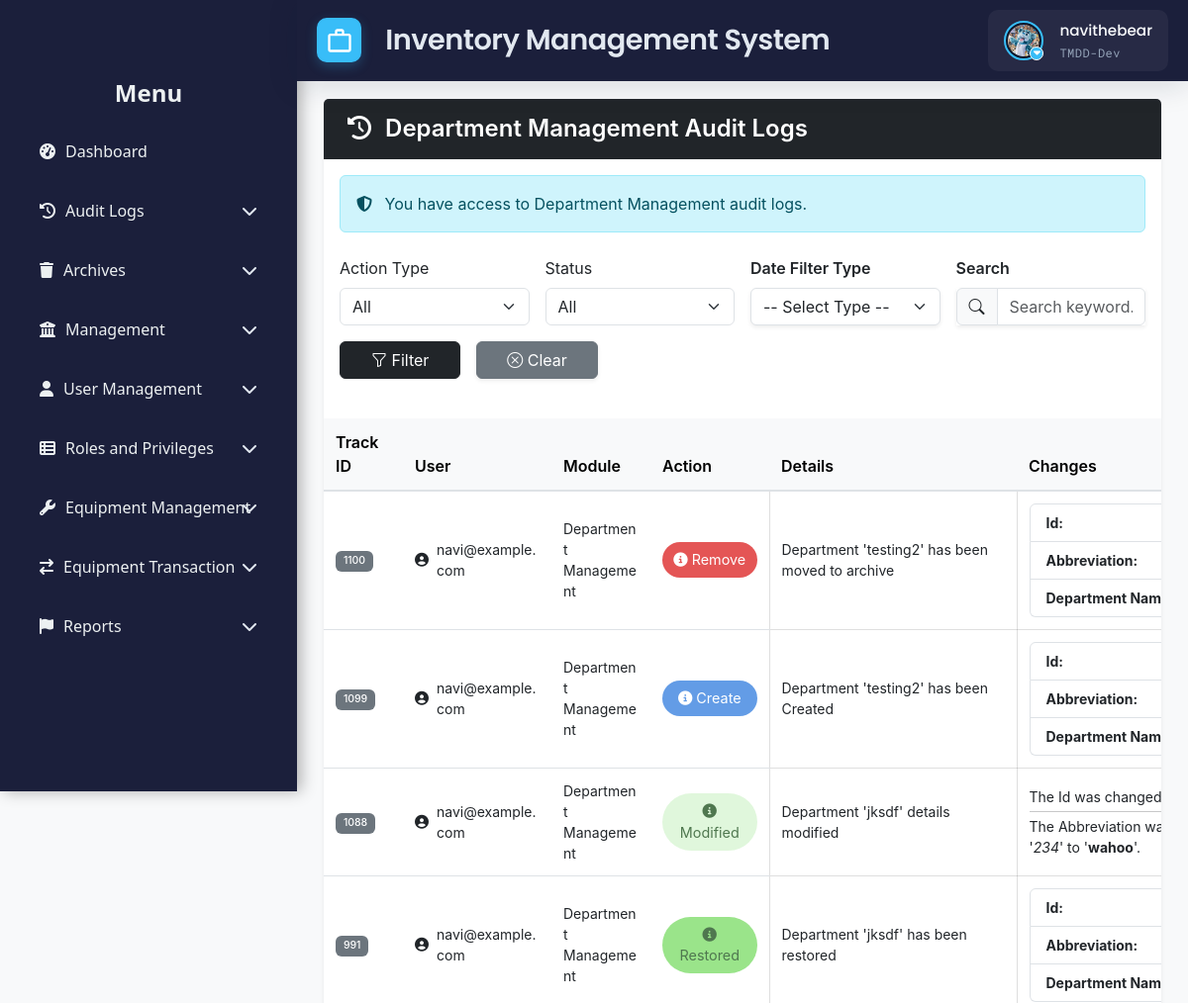
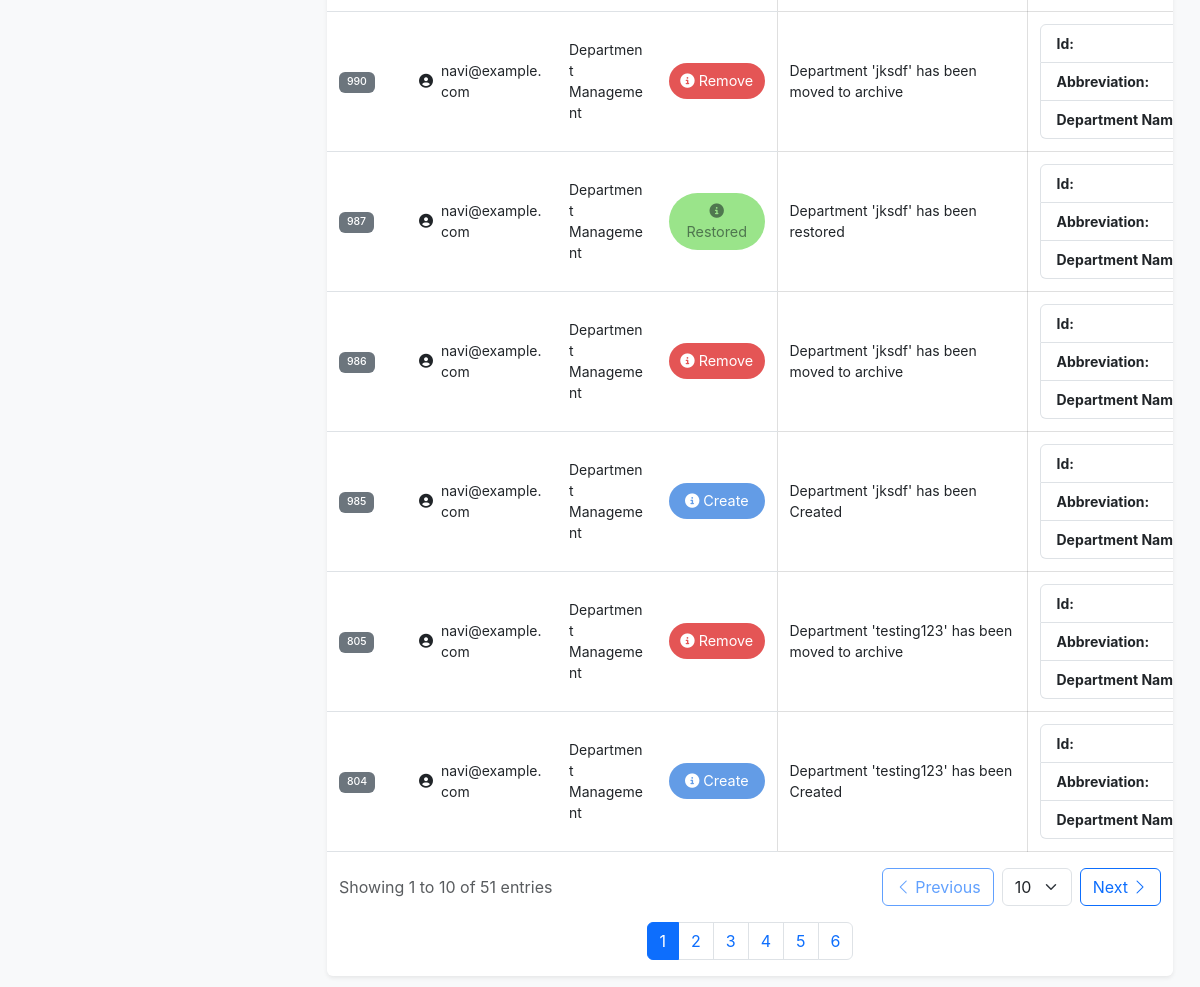
The page /src/view/php/modules/log_management/audit_manager/department_audit_log.php (signed in) on the database its author committed (2 pictures, top to bottom).
### tables this page shows
CREATE TABLE `users` (
  `id` int(11) NOT NULL,
  `username` varchar(50) NOT NULL,
  `email` varchar(100) NOT NULL,
  `password` varchar(255) NOT NULL,
  `first_name` varchar(100) DEFAULT NULL,
  `last_name` varchar(100) DEFAULT NULL,
  `date_created` timestamp NULL DEFAULT current_timestamp(),
  `status` enum('Offline','Online') NOT NULL,
  `is_disabled` tinyint(1) NOT NULL DEFAULT 0,
  `profile_pic_path` varchar(2048) DEFAULT NULL
);

CREATE TABLE `roles` (
  `id` int(11) NOT NULL,
  `role_name` varchar(100) NOT NULL,
  `is_disabled` tinyint(1) NOT NULL DEFAULT 0
);

CREATE TABLE `audit_log` (
  `TrackID` int(11) NOT NULL,
  `UserID` int(11) NOT NULL,
  `EntityID` int(11) DEFAULT NULL,
  `Action` varchar(255) NOT NULL,
  `Details` text DEFAULT NULL,
  `OldVal` text DEFAULT NULL,
  `NewVal` text DEFAULT NULL,
  `Module` varchar(255) NOT NULL,
  `Status` varchar(50) DEFAULT NULL,
  `Date_Time` datetime NOT NULL
);

### src/view/php/modules/log_management/audit_manager/department_audit_log.php (the view, shortened to what the rows shown need)
<?php
require '../../../../../../config/ims-tmdd.php';
include '../../../general/header.php';
include '../../../general/sidebar.php';
$query = "SELECT audit_log.*, users.email AS email
          FROM audit_log
          LEFT JOIN users ON audit_log.UserID = users.id
          WHERE audit_log.Module = 'Department Management'
          ORDER BY audit_log.TrackID DESC";
$stmt = $pdo->prepare($query);
$stmt->execute();
$auditLogs = $stmt->fetchAll(PDO::FETCH_ASSOC);
function formatNewValue($jsonStr)
{
    $data = json_decode($jsonStr, true);
    $html = '<ul class="list-group">';
    foreach ($data as $key => $value) {
        $friendlyKey = ucwords(str_replace('_', ' ', $key));
        $displayValue = is_null($value) ? '<em>null</em>' : htmlspecialchars($value);
        $html .= '<li class="list-group-item d-flex justify-content-between align-items-center">
                    <strong>' . $friendlyKey . ':</strong> <span>' . $displayValue . '</span>
                  </li>';
    }
    $html .= '</ul>';
    return $html;
}
function formatAuditDiff($oldJson, $newJson, $status = null)
{
    $oldData = json_decode($oldJson, true);
    $newData = json_decode($newJson, true);
    $keys = array_unique(array_merge(array_keys($oldData), array_keys($newData)));
    $descriptions = [];
    foreach ($keys as $key) {
        $oldVal = $oldData[$key] ?? '';
        $newVal = $newData[$key] ?? '';
        if ($oldVal !== $newVal) {
            $friendlyField = ucwords(str_replace('_', ' ', $key));
            $descriptions[] = "The {$friendlyField} was changed from '<em>{$oldVal}</em>' to '<strong>{$newVal}</strong>'.";
        }
    }
    $html = '<ul class="list-unstyled mb-0">';
    $total = count($descriptions);
    $i = 0;
    foreach ($descriptions as $desc) {
        $html .= "<li>{$desc}";
        if (++$i < $total) {
            $html .= "<hr class='my-1'>";
        }
        $html .= "</li>";
    }
    $html .= "</ul>";
    return $html;
}
function getActionIcon($action)
{
    $action = strtolower($action);
    $icons = [
        'modified' => '<i class="fas fa-edit"></i>',
        'create'   => '<i class="fas fa-plus-circle"></i>',
        'remove'   => '<i class="fas fa-trash"></i>',
        'delete'   => '<i class="fas fa-trash"></i>',
        'restore'  => '<i class="fas fa-undo"></i>',
        'bulk_restore' => '<i class="fas fa-undo"></i>',
        'bulk_delete' => '<i class="fas fa-trash"></i>'
    ];
    return $icons[$action] ?? '<i class="fas fa-info-circle"></i>';
}
function formatDetailsAndChanges($log)
{
    $action = strtolower($log['Action'] ?? '');
    $details = htmlspecialchars($log['Details'] ?? '');
    $changes = '';
    switch ($action) {
        case 'create':
            $changes = formatNewValue($log['NewVal']);
            break;
        case 'modified':
            $changes = formatAuditDiff($log['OldVal'], $log['NewVal'], $log['Status']);
            break;
        case 'remove':
            $changes = formatNewValue($log['NewVal']);
            break;
        default:
            $oldFormatted = isset($log['OldVal']) ? formatNewValue($log['OldVal']) : '';
            $newFormatted = isset($log['NewVal']) ? formatNewValue($log['NewVal']) : '';
            if (!empty($newFormatted)) {
                $changes = $newFormatted;
            } elseif (!empty($oldFormatted)) {
                $changes = $oldFormatted;
            } else {
                $changes = 'No changes';
            }
            break;
    }
    return [$details, $changes];
}
function getNormalizedAction($log)
{
    $action = strtolower($log['Action'] ?? '');
    if (!is_null($log['OldVal']) && !is_null($log['NewVal'])) {
        $oldData = json_decode($log['OldVal'], true);
        $newData = json_decode($log['NewVal'], true);
    }
    return $action;
}
function getDisplayAction($action)
{
    $actionMap = [
        'bulk_restore' => 'Restore',
        'bulk_delete' => 'Delete',
    ];
    return $actionMap[$action] ?? ucfirst($action);
}
$where = "WHERE audit_log.Module = 'Department Management'";
$params = [];
$query = "SELECT audit_log.*, users.email AS email
          FROM audit_log
          LEFT JOIN users ON audit_log.UserID = users.id
          $where
          ORDER BY audit_log.date_time DESC";
$stmt = $pdo->prepare($query);
$stmt->execute($params);
$auditLogs = $stmt->fetchAll(PDO::FETCH_ASSOC);
?>
<!DOCTYPE html>
<html lang="en">
<head>
    <link rel="preload" href="<?php echo BASE_URL; ?>src/view/styles/css/audit_log.css" as="style"
        onload="this.onload=null;this.rel='stylesheet'">
</head>
<body>
    <div class="main-content">
        <div class="container-fluid">
            <div class="card">
                <div class="table-responsive" id="table">
                    <table class="table table-hover">
                        <colgroup>
                        </colgroup>
                        <thead class="table-light">
                            <tr>
                                <th>Track ID</th>
                                <th>User</th>
                                <th>Module</th>
                                <th>Action</th>
                                <th>Details</th>
                                <th>Changes</th>
                            </tr>
                        </thead>
                        <tbody id="auditTable">
                            <?php if (!empty($auditLogs)): ?>
                                <?php foreach ($auditLogs as $log):
                                    $normalizedAction = getNormalizedAction($log);
                                    list($detailsHTML, $changesHTML) = formatDetailsAndChanges($log);
                                ?>
                                    <tr>
                                        <td data-label="Track ID">
                                            <span class="badge bg-secondary">
                                                <?php echo htmlspecialchars($log['TrackID']); ?>
                                            </span>
                                        </td>
                                        <td data-label="User">
                                            <div class="d-flex align-items-center">
                                                <i class="fas fa-user-circle me-2"></i>
                                                <?php echo htmlspecialchars($log['email'] ?? 'N/A'); ?>
                                            </div>
                                        </td>
                                        <td data-label="Module">
                                            <?php echo !empty($log['Module']) ? htmlspecialchars(trim($log['Module'])) : '<em class="text-muted">N/A</em>'; ?>
                                        </td>
                                        <td data-label="Action">
                                            <?php
                                            $actionText = getDisplayAction($normalizedAction);
                                            echo "<span class='action-badge action-" . strtolower($normalizedAction) . "'>";
                                            echo getActionIcon($normalizedAction) . ' ' . htmlspecialchars($actionText);
                                            echo "</span>";
                                            ?>
                                        </td>
                                        <td data-label="Details" class="data-container">
                                            <?php echo nl2br($detailsHTML); ?>
                                        </td>
                                        <td data-label="Changes" class="data-container">
                                            <?php echo $changesHTML; ?>
                                        </td>
                                    </tr>
                                <?php endforeach; ?>
                            <?php endif; ?>
                        </tbody>
                    </table>
                </div>
            </div>
        </div>
    </div>
</body>
</html>

### src/view/php/general/header.php (shortened to what the rows shown need)
<?php
$user_id = $_SESSION['user_id'] ?? null;
$stmt = $pdo->prepare("
    SELECT u.username, u.profile_pic_path, r.role_name AS role
    FROM users u
    LEFT JOIN user_department_roles ur ON u.id = ur.user_id
    LEFT JOIN roles r ON ur.role_id = r.id
    WHERE u.id = ?
    LIMIT 1
");
$stmt->execute([$user_id]);
$user = $stmt->fetch(PDO::FETCH_ASSOC);
?>
<!DOCTYPE html>
<html lang="en">
<head>
    <link href="https://cdn.jsdelivr.net/npm/bootstrap@5.2.3/dist/css/bootstrap.min.css" rel="stylesheet">
    <link href="https://cdn.jsdelivr.net/npm/bootstrap-icons@1.10.3/font/bootstrap-icons.css" rel="stylesheet">
    <link rel="stylesheet"
        href="https://cdn.jsdelivr.net/npm/bootstrap@5.3.0/dist/css/bootstrap.min.css">
    <link rel="stylesheet"
        href="https://cdnjs.cloudflare.com/ajax/libs/font-awesome/6.4.0/css/all.min.css">
    <link href="https://cdn.jsdelivr.net/npm/select2@4.1.0-rc.0/dist/css/select2.min.css" rel="stylesheet" />
    <link rel="stylesheet" href="<?php echo BASE_URL; ?>src/view/styles/css/toast.css">
    <link rel="stylesheet" href="<?php echo BASE_URL; ?>src/view/styles/css/header_footer.css">
</head>
<body>
    <header class="header">
        <div class="header-widgets">
            <div class="user-profile" onclick="toggleDropdown()">
                <div class="profile-picture-container">
                    <img
                        src="<?= BASE_URL .
                                    (
                                        !empty($user['profile_pic_path'])
                                        ? 'public/' . htmlspecialchars($user['profile_pic_path'])
                                        : 'public/assets/img/default_profile.jpg'
                                    )
                                ?>"
                        alt="User Profile"
                        class="profile-picture" />
                    <span class="dropdown-indicator"><i class="fas fa-caret-down"></i></span>
                </div>
                <div class="user-info">
                    <div class="user-name"><?php echo htmlspecialchars($user['username']); ?></div>
                    <div class="user-role"><?= htmlspecialchars($user['role']); ?></div>
                </div>
            </div>
        </div>
    </header>
</body>
</html>

### rows shown on the page
users: profile_pic_path (picture), username "navithebear", roles.role_name "TMDD-Dev"
audit_log: TrackID "1100", UserID.email "navi@example.com", Module "Department Management", Action "Remove", detailsHTML "Department 'testing2' has been moved to archive", friendlyKey "Id", friendlyKey "Abbreviation", friendlyKey "Department…"
audit_log: TrackID "1099", UserID.email "navi@example.com", Module "Department Management", Action "Create", detailsHTML "Department 'testing2' has been Created", friendlyKey "Id", friendlyKey "Abbreviation", friendlyKey "Department…"
audit_log: TrackID "1088", UserID.email "navi@example.com", Module "Department Management", Action "Modified", detailsHTML "Department 'jksdf' details modified", friendlyField "Id", friendlyField "Abbreviation", OldVal "234", NewVal "wahoo"
audit_log: TrackID "991", UserID.email "navi@example.com", Module "Department Management", Action "Restored", detailsHTML "Department 'jksdf' has been restored", friendlyKey "Id", friendlyKey "Abbreviation", friendlyKey "Department…"
audit_log: TrackID "990", UserID.email "navi@example.com", Module "Department Management", Action "Remove", detailsHTML "Department 'jksdf' has been moved to archive", friendlyKey "Id", friendlyKey "Abbreviation", friendlyKey "Department…"
audit_log: TrackID "987", UserID.email "navi@example.com", Module "Department Management", Action "Restored", detailsHTML "Department 'jksdf' has been restored", friendlyKey "Id", friendlyKey "Abbreviation", friendlyKey "Department…"
audit_log: TrackID "986", UserID.email "navi@example.com", Module "Department Management", Action "Remove", detailsHTML "Department 'jksdf' has been moved to archive", friendlyKey "Id", friendlyKey "Abbreviation", friendlyKey "Department…"
audit_log: TrackID "985", UserID.email "navi@example.com", Module "Department Management", Action "Create", detailsHTML "Department 'jksdf' has been Created", friendlyKey "Id", friendlyKey "Abbreviation", friendlyKey "Department…"
audit_log: TrackID "805", UserID.email "navi@example.com", Module "Department Management", Action "Remove", detailsHTML "Department 'testing123' has been moved to archive", friendlyKey "Id", friendlyKey "Abbreviation", friendlyKey "Department…"
audit_log: TrackID "804", UserID.email "navi@example.com", Module "Department Management", Action "Create", detailsHTML "Department 'testing123' has been Created", friendlyKey "Id", friendlyKey "Abbreviation", friendlyKey "Department…"

### other values the page prints
$totalLogs "51"
